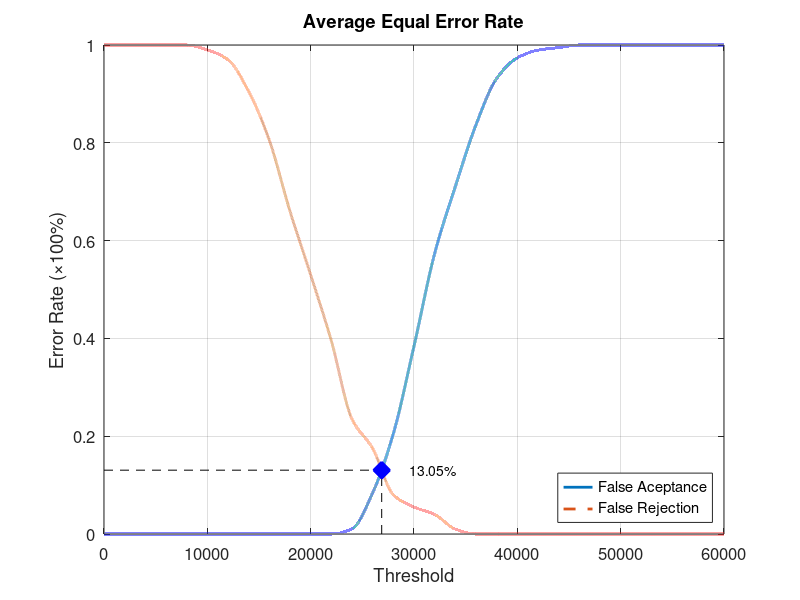
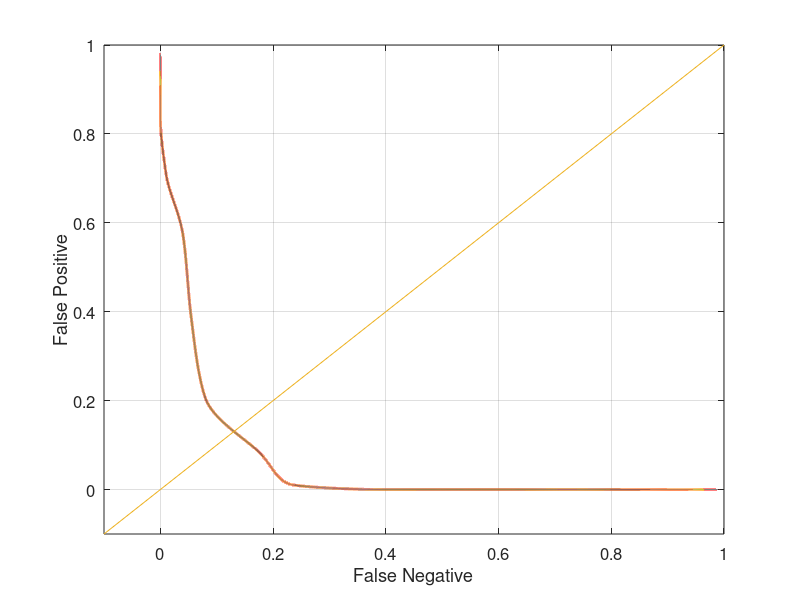

The MATLAB source for these figures, in order:
function yEER = Database4_3
close all;
clear;
clc;
x = 0:2000:60000;
xq = 0:0.5:60000;

y0 = [0 0 0 0 0 0 0 0 0 0 0 0 0.0105263 0.0842105 0.205263 0.384211 0.573684 0.710526 0.836842 0.931579 0.973684 0.989474 0.994737 1 1 1 1 1 1 1 1];
yy0 = interp1(x, y0, xq, 'pchip');
y1 = [1 1 1 1 1 0.99 0.97 0.905 0.805 0.66 0.53 0.395 0.235 0.175 0.08 0.055 0.04 0.01 0 0 0 0 0 0 0 0 0 0 0 0 0];
yy1 = interp1(x, y1, xq, 'pchip');

% Calculating EER: 
y2 = abs(y0 - y1);
find(y2 == min(y2))
yy2 = abs(yy0 - yy1);
xEER = find(yy2 == min(yy2));
xEERIndex = xq(xEER) % X-axis EER
yEER = yy0(xEER) % Y-axis EER

main = figure
plot(xq, yy0,'-','LineWidth', 2);	hold on
plot(xq, yy1,'--','LineWidth', 2);	hold on
plot([xEERIndex xEERIndex], [0 yEER], 'k--');	hold on
plot([0 xEERIndex], [yEER yEER], 'k--');	hold on
plot(xEERIndex, yEER, 'bx', 'LineWidth', 10);	hold on
text(xEERIndex + 10 * xEERIndex / 100, yEER, [num2str(round((10000 * yEER)) / 100) '%'])
legend('False Aceptance', 'False Rejection', 'Location', 'SouthEast')
xlabel('Threshold')
ylabel('Error Rate (\times100%)')
title('Average Equal Error Rate')
set(gca, 'FontSize', 12)
axis([0 60000 0 1])
grid on

print(main, 'Database4_3Main', '-dpng');
FNRxFPR = figure('Color', [1 1 1]);
plot(yy1, yy0, '-', yy1, yy0, 'LineWidth', 2);
hold on
y = -0.1:0.1:1
plot(y, y); 
set(gca, 'FontSize', 12)
xlabel('False Negative')
ylabel('False Positive')
axis([-0.1 1 -0.1 1])
set(gca, 'FontSize', 12)
grid on

print(FNRxFPR, 'Database4_3FNRxFPR','-dpng');
end
